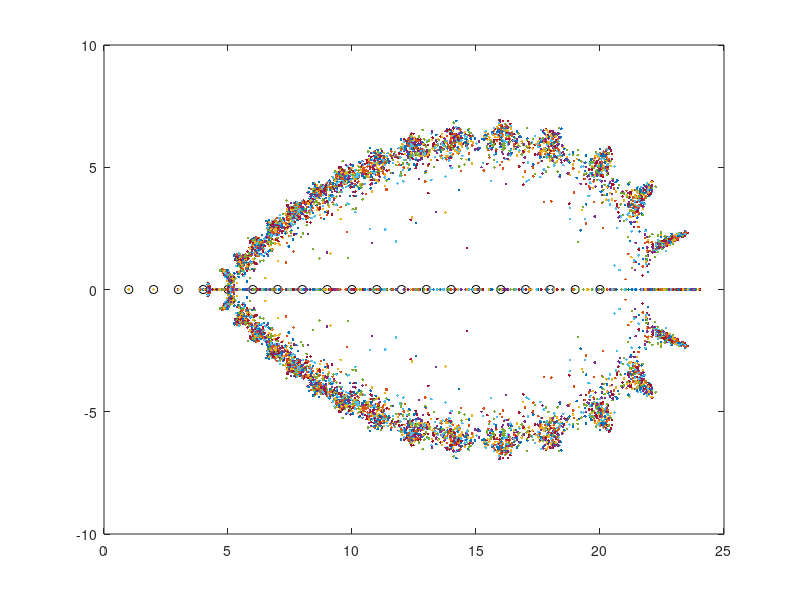

Write MATLAB code to recreate this figure.

 p = poly([1,1,1,0.4,2.2]);      % polynomial with these as roots
 q = p + 1e-9*randn(size(p));    % small changes to its coefficients
 format long, roots(q)

p = poly(1:20);
plot(1:20,0,'ko'), hold on
for k = 1:500
   q = p.*(1+1e-9*randn(size(p)));  % relative perturbations
   r = roots(q);
   plot(real(r),imag(r),'.')
end

roots(p)

format short e
A = hilb(5);  kappa = cond(A)

perturb = @(z,ep) z.*(1 + ep*(2*rand(size(z))-1));
x = 0.3+(1:5)';  b = A*x;
bound = 1e-10*kappa
for k = 1:8
    bb = perturb(b,1e-10);
    fprintf(' relative error = %.2e\n', norm( A\bb - x ) / norm( x ) )
end

x = 0.3+(1:5)';  b = A*x;
bound = 1e-10*kappa
for k = 1:8
    AA = perturb(A,1e-10);
    fprintf(' relative error = %.2e\n', norm( AA\b - x ) / norm( x ) )
end
